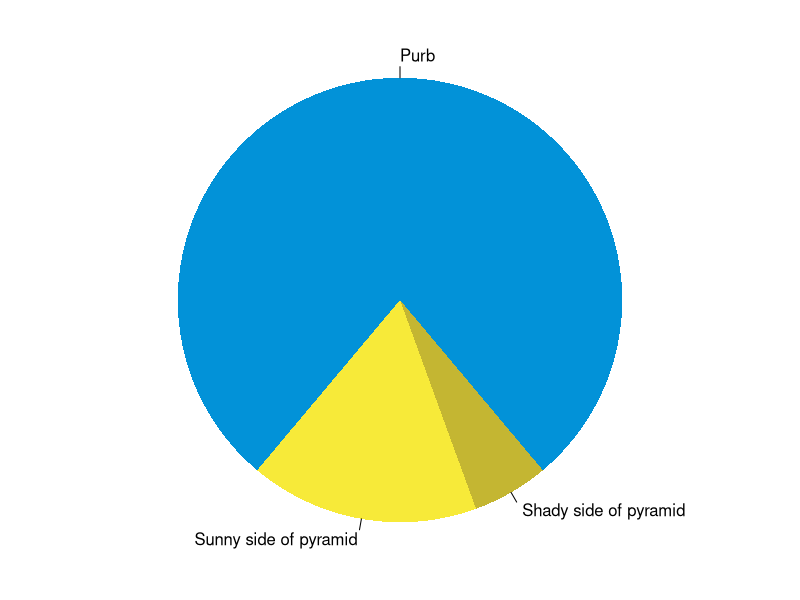

This chart was generated by the following R code:
## ---- chunk 1
knitr::opts_chunk$set(collapse = TRUE)
## ---- chunk 2
summary(cars)
fit <- lm(dist ~ speed, data = cars)
fit
## ---- chunk 3
par(mar = c(0, 1, 0, 1))
pie(
  c(280, 60, 20),
  c('Purb', 'Sunny side of pyramid', 'Shady side of pyramid'),
  col = c('#0292D8', '#F7EA39', '#C4B632'),
  init.angle = -50, border = NA
)
